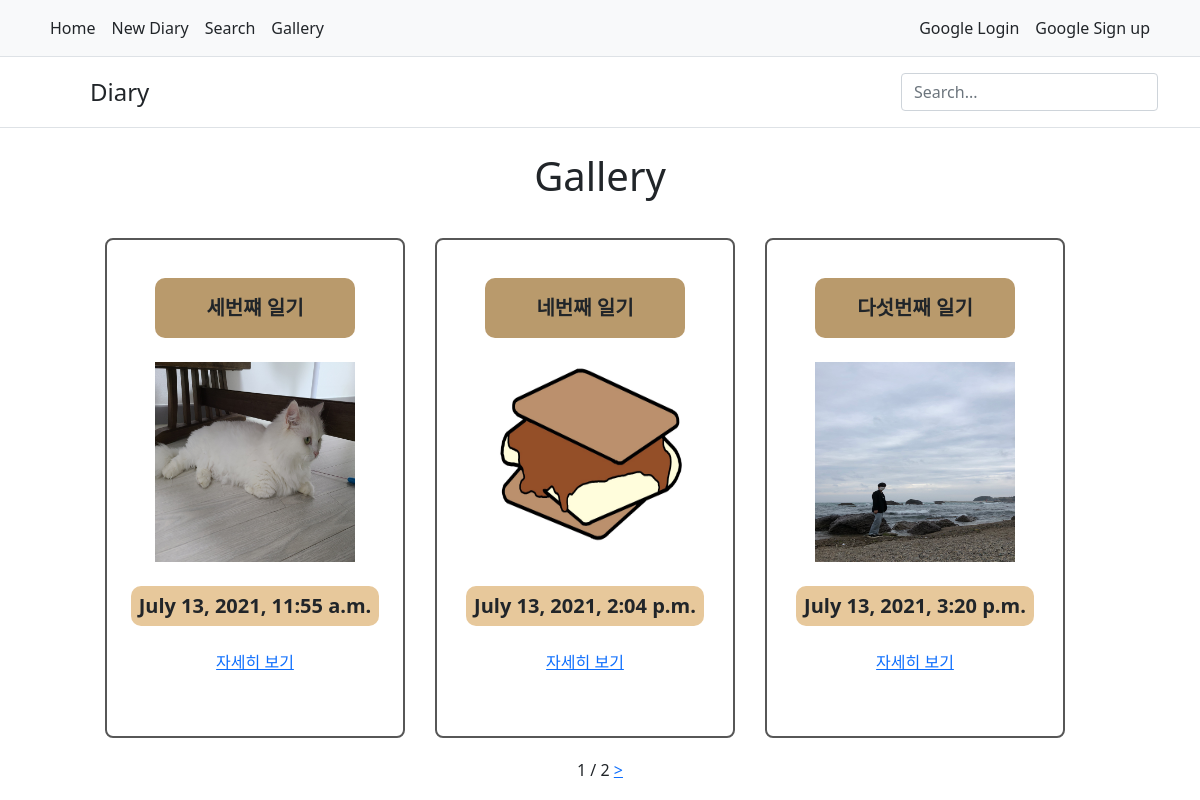
Page /gallery/ on the committed database.
### diary/models.py (models this page shows, shortened)
class Diary(models.Model):
    title = models.CharField(max_length=50, default='')
    body = models.TextField(default='')
    time = models.DateTimeField()
    photo = models.ImageField(upload_to="diary/", blank=True, null=True)
    weather = models.CharField(max_length=20, default='')

### diary/views.py (the view)
# urls.py: path('gallery/', d.gallery, name='gallery'),
def gallery(request):
    diaryList = Diary.objects.all()
    paginator = Paginator(diaryList, 3)
    page_number = request.GET.get('page')
    page = paginator.get_page(page_number)
    return render(request, 'gallery.html', {'diary':page})

### diary/templates/Gallery.html (shortened to what this page needs)
{% extends 'base.html' %}
{% load static %}
{% block link %} {% static 'css/gallery.css' %} {% endblock %}
    {% block body %}
    <h1>Gallery</h1>
    <div id="direction">
        {% for diaryDetail in diary %}
        <div class="diaryDetail">
            <span class="diaryTitle">{{diaryDetail.title}}</span><br>
            <span><img src="{{diaryDetail.photo.url}}" width="200" height="200" ></span><br>
            <span class="diaryTime">{{diaryDetail.time}}</span><br>
            <a href="{% url 'detail' diaryDetail.id %}">
                자세히 보기
            </a><br>
        </div>
        {% endfor %}
    </div>
    <div>
        <span>{{diary.number}}</span>
        <span>/</span>
        <span>{{diary.paginator.num_pages}}</span>
        {% if diary.has_next %}
        <a href='?page={{diary.next_page_number}}'>></a>
        {% endif %}
    </div>
    {% endblock %}

### diary/static/css/gallery.css (style rules this page uses)
#direction { margin-top: 30px; display: flex; justify-content:center; align-items:center; flex-direction: row; flex-wrap: wrap; }
.diaryDetail { display: flex; width: 300px; height: 500px; justify-content: center; align-items: center; border: 2px solid rgb(87, 87, 87); flex-direction: column; margin-right: 30px; margin-bottom: 20px; border-radius: 8px; }
.diaryTitle { display: flex; width: 200px; height: 60px; justify-content: center; align-items: center; background-color: rgb(185, 154, 108); border-radius: 10px; font-size: 20px; font-weight: bolder; }
.diaryTime { display: flex; width: auto; height: 40px; padding: 8px; justify-content: center; align-items: center; background-color: rgb(231, 200, 155); border-radius: 10px; font-size: 20px; font-weight: bolder; }

### rows in the picture
Diary: title "세번쨰 일기", photo (picture), time "July 13, 2021, 11:55 a.m."
Diary: title "네번째 일기", photo (picture), time "July 13, 2021, 2:04 p.m."
Diary: title "다섯번째 일기", photo (picture), time "July 13, 2021, 3:20 p.m."

### other values in the picture
{{ diary.number }} "1"
{{ diary.paginator.num_pages }} "2"
